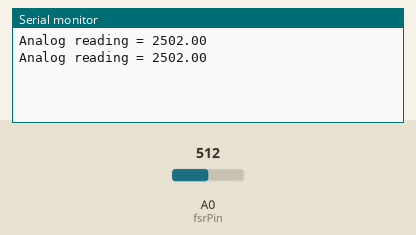
The sketch below on a simulated Arduino Uno, built with avr-gcc and run on an emulated ATmega328P. Shown: the last lines printed to the serial monitor. The test bench sets the inputs (shaded band); at power-on: A0 (fsrPin) = 512.

Above: at 1.8 s.
1.9 s: A0 (fsrPin) set to 716
At 2.8 s:
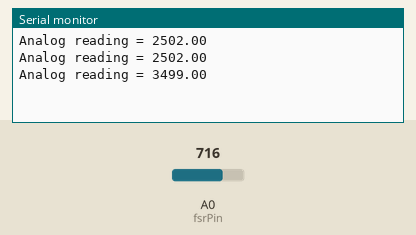
3.4 s: A0 (fsrPin) set to 900
At 4.8 s:
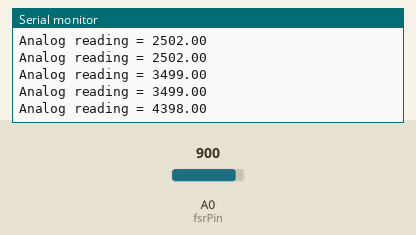
Timing chart, 0 to 6.4 s (numbered marks = the images above; inputs shaded):
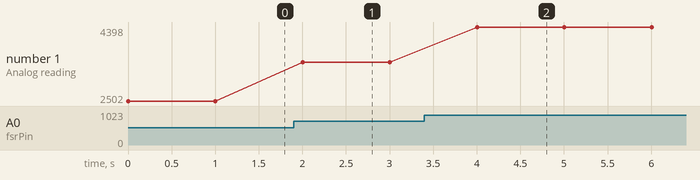

Measured:
- after the input at 1.9 s, the serial monitor: prints a new line after 0.10 s (image 1)
- after the input at 3.4 s, the serial monitor: prints a new line after 0.60 s (image 2)
- plotted number 1: 2502 → 3499 after the input at 1.9 s, 3499 → 4398 after the input at 3.4 s

The sketch:

Pressure_Sensor_Example.ino
```cpp
/* FSR simple testing sketch.

Connect one end of FSR to power, the other end to Analog 0.
Then connect one end of a 10K resistor from Analog 0 to ground

For more information see www.ladyada.net/learn/sensors/fsr.html */
float Vout = 0;
int fsrPin = 0;     // the FSR and 10K pulldown are connected to a0
int fsrReading;     // the analog reading from the FSR resistor divider

void setup(void) {
  // We'll send debugging information via the Serial monitor
  Serial.begin(9600);
}

void loop(void) {
  fsrReading = analogRead(fsrPin);
  Vout = map(fsrReading, 0, 1023, 0, 5000);
  Serial.print("Analog reading = ");
  Serial.println(Vout);     // the raw analog reading
  delay(1000);
}
```
